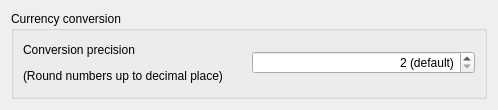
<?xml version="1.0" encoding="UTF-8"?>
<ui version="4.0">
 <class>SettingsWidget</class>
 <widget class="QWidget" name="SettingsWidget">
  <property name="geometry">
   <rect>
    <x>0</x>
    <y>0</y>
    <width>498</width>
    <height>110</height>
   </rect>
  </property>
  <property name="windowTitle">
   <string>Form</string>
  </property>
  <layout class="QVBoxLayout" name="verticalLayout">
   <item>
    <widget class="QGroupBox" name="groupBox">
     <property name="title">
      <string>Currency conversion</string>
     </property>
     <layout class="QVBoxLayout" name="verticalLayout_2">
      <item>
       <layout class="QHBoxLayout" name="horizontalLayout">
        <item>
         <widget class="QLabel" name="label">
          <property name="text">
           <string>&lt;html&gt;&lt;head/&gt;&lt;body&gt;&lt;p&gt;Conversion precision&lt;/p&gt;&lt;p&gt;(Round numbers up to decimal place)&lt;/p&gt;&lt;/body&gt;&lt;/html&gt;</string>
          </property>
         </widget>
        </item>
        <item>
         <widget class="QSpinBox" name="rounding">
          <property name="alignment">
           <set>Qt::AlignRight|Qt::AlignTrailing|Qt::AlignVCenter</set>
          </property>
          <property name="specialValueText">
           <string>2 (default)</string>
          </property>
          <property name="minimum">
           <number>2</number>
          </property>
          <property name="maximum">
           <number>9</number>
          </property>
         </widget>
        </item>
       </layout>
      </item>
     </layout>
    </widget>
   </item>
  </layout>
 </widget>
 <resources/>
 <connections/>
</ui>
